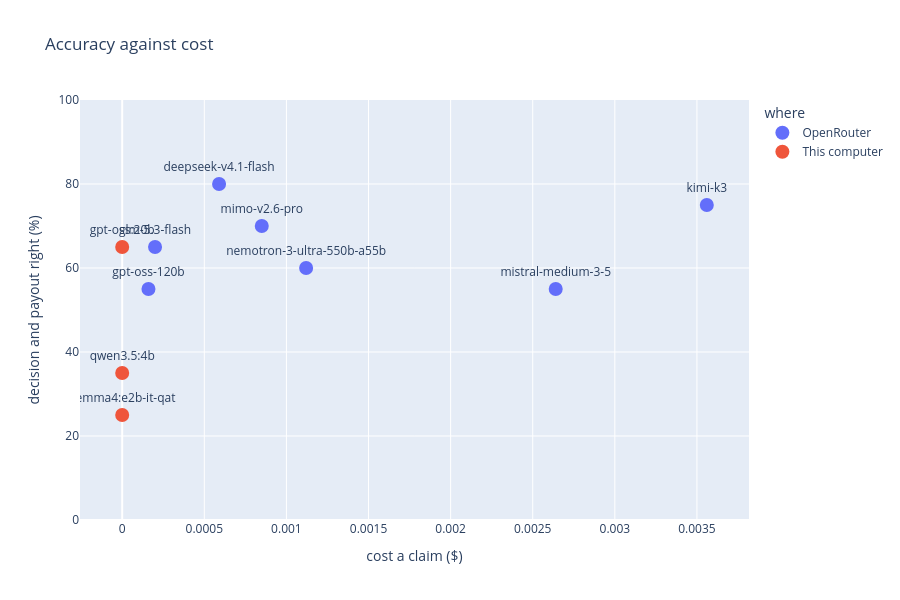

Here is the notebook cell this chart was saved with:
### Code cell
fig = px.scatter(
    summary,
    x="cost a claim ($)",
    y="decision and payout right (%)",
    color="where",
    text="model",
    title="Accuracy against cost",
    height=600,
)
fig.update_traces(marker_size=14, textposition="top center")
fig.update_yaxes(range=[0, 100])
fig.show()

### Figure 1 — Plotly figure (JSON) as saved in the notebook; plotly's stock layout.template omitted (floating-point values rounded to 4 significant figures)
{"data": [{"hovertemplate": "where=OpenRouter<br>cost a claim ($)=%{x}<br>decision and payout right (%)=%{y}<br>model=%{text}<extra></extra>", "legendgroup": "OpenRouter", "marker": {"color": "#636efa", "size": 14, "symbol": "circle"}, "mode": "markers+text", "name": "OpenRouter", "orientation": "v", "showlegend": true, "text": ["mimo-v2.6-pro", "glm-5.3-flash", "kimi-k3", "deepseek-v4.1-flash", "nemotron-3-ultra-550b-a55b", "mistral-medium-3-5", "gpt-oss-120b"], "textposition": "top center", "type": "scatter", "x": [0.00085, 0.0002, 0.00356, 0.00059, 0.00112, 0.00264, 0.00016], "xaxis": "x", "y": [70.0, 65.0, 75.0, 80.0, 60.0, 55.0, 55.0], "yaxis": "y"}, {"hovertemplate": "where=This computer<br>cost a claim ($)=%{x}<br>decision and payout right (%)=%{y}<br>model=%{text}<extra></extra>", "legendgroup": "This computer", "marker": {"color": "#EF553B", "size": 14, "symbol": "circle"}, "mode": "markers+text", "name": "This computer", "orientation": "v", "showlegend": true, "text": ["qwen3.5:4b", "gemma4:e2b-it-qat", "gpt-oss:20b"], "textposition": "top center", "type": "scatter", "x": [0.0, 0.0, 0.0], "xaxis": "x", "y": [35.0, 25.0, 65.0], "yaxis": "y"}], "layout": {"height": 600, "legend": {"title": {"text": "where"}, "tracegroupgap": 0}, "title": {"text": "Accuracy against cost"}, "xaxis": {"anchor": "y", "domain": [0, 1], "title": {"text": "cost a claim ($)"}}, "yaxis": {"anchor": "x", "domain": [0, 1], "range": [0, 100], "title": {"text": "decision and payout right (%)"}}}}
